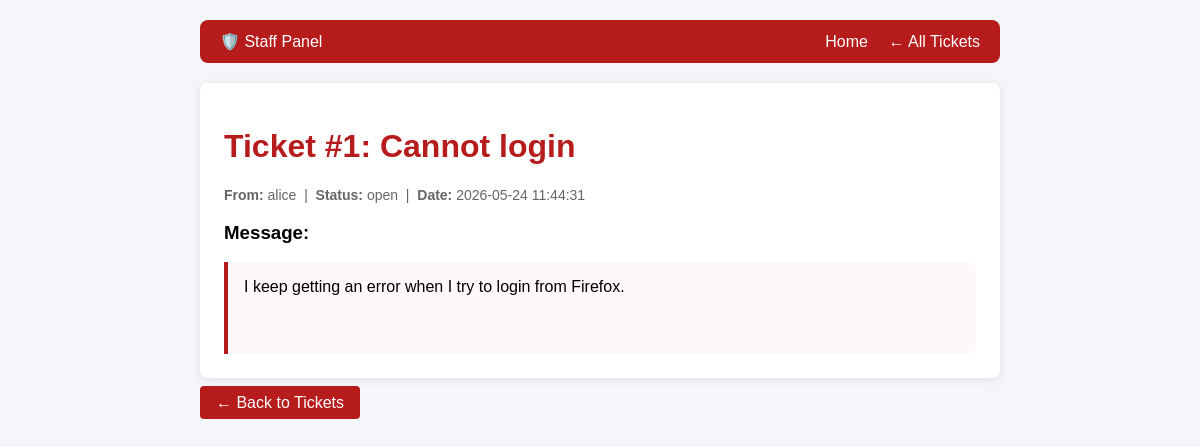
Screenshot of /staff/src/ticket_view.php?id=1 (signed in) with the database file from the repository.
### tables this page shows
CREATE TABLE IF NOT EXISTS tickets (
    id         INT AUTO_INCREMENT PRIMARY KEY,
    user_id    INT,
    title      VARCHAR(200),
    message    TEXT,
    status     ENUM('open','closed') DEFAULT 'open',
    created_at TIMESTAMP DEFAULT CURRENT_TIMESTAMP,
    FOREIGN KEY (user_id) REFERENCES users(id)
);

CREATE TABLE IF NOT EXISTS users (
    id            INT AUTO_INCREMENT PRIMARY KEY,
    username      VARCHAR(50) UNIQUE NOT NULL,
    password_hash VARCHAR(255) NOT NULL,
    email         VARCHAR(100),
    role          ENUM('admin','staff','user') DEFAULT 'user',
    created_at    TIMESTAMP DEFAULT CURRENT_TIMESTAMP
);

### staff/src/ticket_view.php (the view, shortened to what this page needs)
<?php
require_once __DIR__ . '/db.php';
$id = $_GET['id'] ?? null;
$stmt = $pdo->prepare("
    SELECT t.*, u.username
    FROM tickets t
    LEFT JOIN users u ON t.user_id = u.id
    WHERE t.id = ?
");
$stmt->execute([$id]);
$ticket = $stmt->fetch();
?>
<!DOCTYPE html>
<html lang="en">
<head>
</head>
<body>
<div class="container">
    <div class="navbar">
        <span>🛡️ Staff Panel</span>
        <div>
            <a href="/index.php">Home</a>
            <a href="/tickets.php">← All Tickets</a>
        </div>
    </div>
    <div class="card">
        <h1>Ticket #<?= (int)$ticket['id'] ?>: <?= htmlspecialchars($ticket['title']) ?></h1>
        <div class="meta">
            <strong>From:</strong> <?= htmlspecialchars($ticket['username'] ?? 'unknown') ?> &nbsp;|&nbsp;
            <strong>Status:</strong> <?= htmlspecialchars($ticket['status']) ?> &nbsp;|&nbsp;
            <strong>Date:</strong> <?= htmlspecialchars($ticket['created_at']) ?>
        </div>
        <h3>Message:</h3>
        <div class="message-box">
            <?php
            echo $ticket['message'];
            ?>
        </div>
    </div>
    <a class="back-btn" href="/tickets.php">← Back to Tickets</a>
</div>
</body>
</html>

### staff/src/ticket_view.php (style rules this page uses)
body { font-family: Arial, sans-serif; margin: 0; background: #f4f6f9; }
.container { max-width: 800px; margin: 0 auto; padding: 20px; }
.navbar { display:flex; justify-content:space-between; align-items:center; background:#b71c1c; color:white; padding:12px 20px; border-radius:8px; margin-bottom:20px; }
.navbar a { color:white; text-decoration:none; margin-left:16px; }
.card { background:white; border-radius:8px; padding:24px; box-shadow:0 2px 8px rgba(0,0,0,0.1); margin-bottom:16px; }
h1 { color:#b71c1c; }
.meta { color:#666; font-size:14px; margin-bottom:16px; }
.message-box { background:#fff8f8; border-left:4px solid #b71c1c; padding:16px; border-radius:0 8px 8px 0; min-height:60px; }
.back-btn { background:#b71c1c; color:white; padding:8px 16px; border-radius:4px; text-decoration:none; }

### rows the page displays
tickets: id "1", title "Cannot login", user.username "alice", status "open", created_at "2026-05-24 11:44:31", message "I keep getting an error when I try to login from Firefox."
